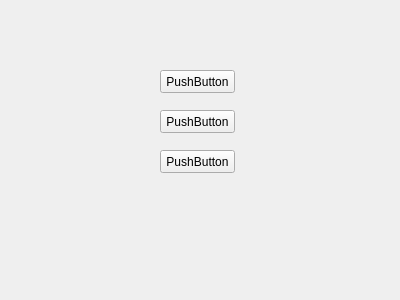
<?xml version="1.0" encoding="UTF-8"?>
<ui version="4.0">
 <class>Form</class>
 <widget class="QWidget" name="Form">
  <property name="geometry">
   <rect>
    <x>0</x>
    <y>0</y>
    <width>400</width>
    <height>300</height>
   </rect>
  </property>
  <property name="windowTitle">
   <string>Form</string>
  </property>
  <widget class="QPushButton" name="cad_colaborador">
   <property name="geometry">
    <rect>
     <x>160</x>
     <y>70</y>
     <width>75</width>
     <height>23</height>
    </rect>
   </property>
   <property name="text">
    <string>PushButton</string>
   </property>
  </widget>
  <widget class="QPushButton" name="cad_projeto">
   <property name="geometry">
    <rect>
     <x>160</x>
     <y>110</y>
     <width>75</width>
     <height>23</height>
    </rect>
   </property>
   <property name="text">
    <string>PushButton</string>
   </property>
  </widget>
  <widget class="QPushButton" name="cad_tarefa">
   <property name="geometry">
    <rect>
     <x>160</x>
     <y>150</y>
     <width>75</width>
     <height>23</height>
    </rect>
   </property>
   <property name="text">
    <string>PushButton</string>
   </property>
  </widget>
 </widget>
 <resources/>
 <connections/>
</ui>
